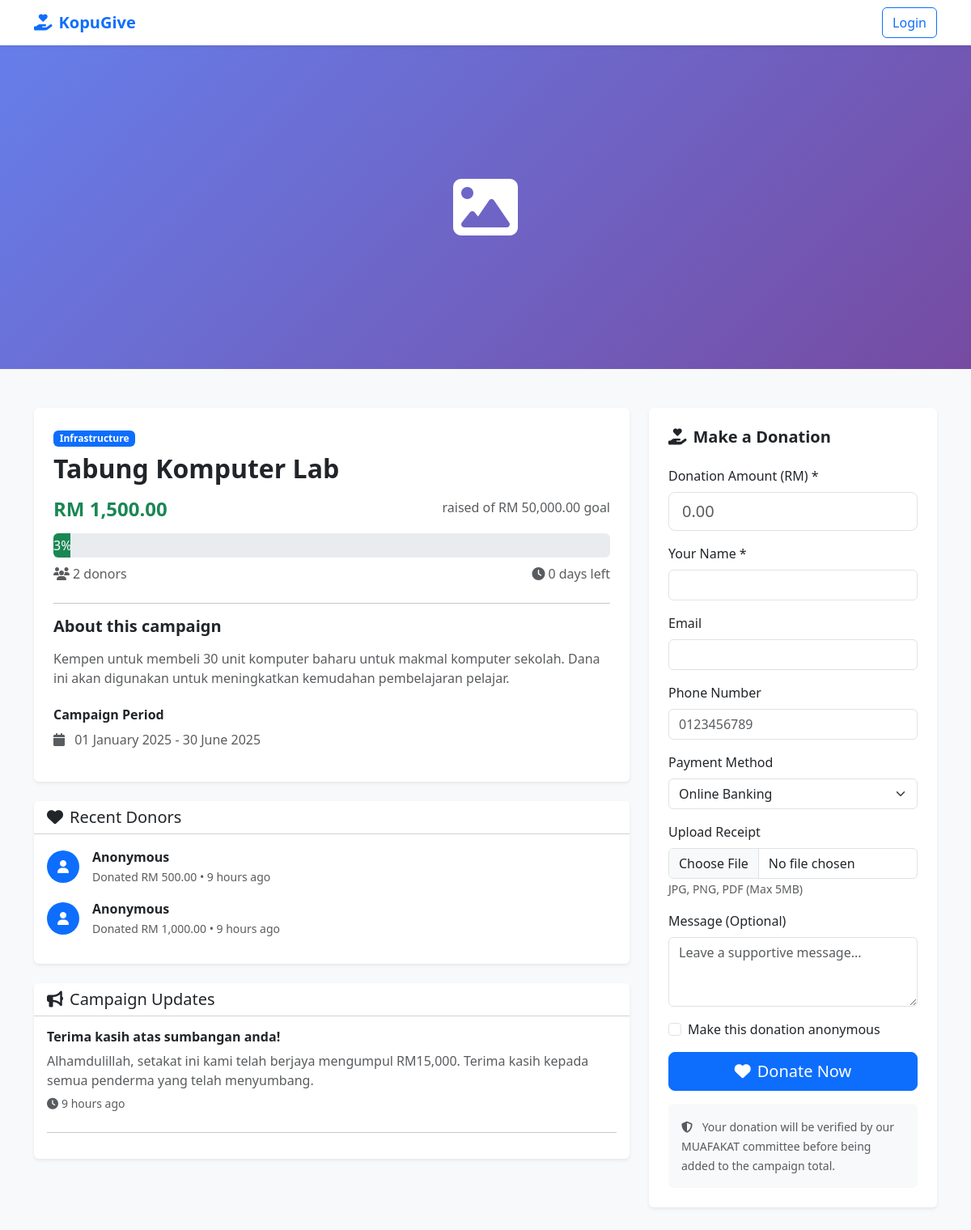
The app's page /donor/campaign_view.php?id=1 with its own data.
### tables this page shows
CREATE TABLE campaigns (
    campaign_id INT AUTO_INCREMENT PRIMARY KEY,
    campaign_name VARCHAR(255) NOT NULL,
    description TEXT,
    target_amount DECIMAL(10, 2) NOT NULL,
    current_amount DECIMAL(10, 2) DEFAULT 0.00,
    start_date DATE NOT NULL,
    end_date DATE NOT NULL,
    category ENUM('education', 'infrastructure', 'welfare', 'emergency', 'other') DEFAULT 'other',
    status ENUM('active', 'completed', 'closed', 'draft') DEFAULT 'draft',
    banner_image VARCHAR(255),
    created_by INT,
    created_at TIMESTAMP DEFAULT CURRENT_TIMESTAMP,
    updated_at TIMESTAMP DEFAULT CURRENT_TIMESTAMP ON UPDATE CURRENT_TIMESTAMP,
    FOREIGN KEY (created_by) REFERENCES users(user_id) ON DELETE SET NULL,
    INDEX idx_status (status),
    INDEX idx_dates (start_date, end_date)
);

CREATE TABLE donations (
    donation_id INT AUTO_INCREMENT PRIMARY KEY,
    campaign_id INT NOT NULL,
    donor_id INT,
    donor_name VARCHAR(255),  
    donor_email VARCHAR(255),
    donor_phone VARCHAR(20),
    amount DECIMAL(10, 2) NOT NULL,
    payment_method ENUM('online_banking', 'card', 'ewallet', 'cash', 'other') DEFAULT 'online_banking',
    transaction_id VARCHAR(100),
    receipt_path VARCHAR(255),
    donation_message TEXT,
    is_anonymous BOOLEAN DEFAULT FALSE,
    status ENUM('pending', 'verified', 'rejected', 'completed') DEFAULT 'pending',
    verified_by INT,
    verified_at TIMESTAMP NULL,
    donation_date TIMESTAMP DEFAULT CURRENT_TIMESTAMP,
    created_at TIMESTAMP DEFAULT CURRENT_TIMESTAMP,
    updated_at TIMESTAMP DEFAULT CURRENT_TIMESTAMP ON UPDATE CURRENT_TIMESTAMP,
    FOREIGN KEY (campaign_id) REFERENCES campaigns(campaign_id) ON DELETE CASCADE,
    FOREIGN KEY (donor_id) REFERENCES users(user_id) ON DELETE SET NULL,
    FOREIGN KEY (verified_by) REFERENCES users(user_id) ON DELETE SET NULL,
    INDEX idx_campaign (campaign_id),
    INDEX idx_donor (donor_id),
    INDEX idx_status (status),
    INDEX idx_donation_date (donation_date)
);

CREATE TABLE campaign_updates (
    update_id INT AUTO_INCREMENT PRIMARY KEY,
    campaign_id INT NOT NULL,
    title VARCHAR(255) NOT NULL,
    content TEXT NOT NULL,
    posted_by INT,
    posted_at TIMESTAMP DEFAULT CURRENT_TIMESTAMP,
    FOREIGN KEY (campaign_id) REFERENCES campaigns(campaign_id) ON DELETE CASCADE,
    FOREIGN KEY (posted_by) REFERENCES users(user_id) ON DELETE SET NULL,
    INDEX idx_campaign (campaign_id)
);

### includes/functions.php (called while the page is built, shortened)
<?php
function formatCurrency($amount) {
    return 'RM ' . number_format($amount, 2);
}
function calculatePercentage($current, $target) {
    $percentage = ($current / $target) * 100;
    return min(100, round($percentage, 2));
}
function formatDate($date, $format = 'd M Y') {
    return date($format, strtotime($date));
}
function timeAgo($datetime) {
    $time = strtotime($datetime);
    $now = time();
    $diff = $now - $time;
    if ($diff < 86400) return floor($diff / 3600) . ' hours ago';
    return formatDate($datetime);
}
function isLoggedIn() {
    return isset($_SESSION['user_id']);
}
?>

### donor/campaign_view.php (the view, shortened to what this page needs)
<?php
require_once '../includes/functions.php';
$db = (new Database())->getConnection();
$campaignId = $_GET['id'] ?? 0;
$stmt = $db->prepare("
    SELECT c.*,
           u.full_name as created_by_name,
           COUNT(DISTINCT d.donation_id) as donation_count,
           COALESCE(SUM(CASE WHEN d.status = 'verified' THEN d.amount ELSE 0 END), 0) as total_raised
    FROM campaigns c
    LEFT JOIN users u ON c.created_by = u.user_id
    LEFT JOIN donations d ON c.campaign_id = d.campaign_id
    WHERE c.campaign_id = ?
    GROUP BY c.campaign_id
");
$stmt->execute([$campaignId]);
$campaign = $stmt->fetch();
$stmt = $db->prepare("
    SELECT d.*, u.full_name as donor_name
    FROM donations d
    LEFT JOIN users u ON d.donor_id = u.user_id
    WHERE d.campaign_id = ? AND d.status = 'verified' AND d.is_anonymous = 0
    ORDER BY d.created_at DESC
    LIMIT 10
");
$stmt->execute([$campaignId]);
$recentDonors = $stmt->fetchAll();
$stmt = $db->prepare("
    SELECT cu.*, u.full_name as posted_by_name
    FROM campaign_updates cu
    LEFT JOIN users u ON cu.posted_by = u.user_id
    WHERE cu.campaign_id = ?
    ORDER BY cu.posted_at DESC
    LIMIT 5
");
$stmt->execute([$campaignId]);
$updates = $stmt->fetchAll();
$percentage = calculatePercentage($campaign['total_raised'], $campaign['target_amount']);
$daysLeft = max(0, floor((strtotime($campaign['end_date']) - time()) / (60 * 60 * 24)));
?>
<!DOCTYPE html>
<html lang="en">
<head>
    <link href="https://cdn.jsdelivr.net/npm/bootstrap@5.3.0/dist/css/bootstrap.min.css" rel="stylesheet">
    <link rel="stylesheet" href="https://cdnjs.cloudflare.com/ajax/libs/font-awesome/6.4.0/css/all.min.css">
</head>
<body class="bg-light">
    <nav class="navbar navbar-expand-lg navbar-light bg-white shadow-sm">
        <div class="container">
            <a class="navbar-brand fw-bold text-primary" href="../index.php">
                <i class="fas fa-hand-holding-heart me-2"></i>KopuGive
            </a>
            <div class="ms-auto">
                <?php if (isLoggedIn()): ?>
                    <a href="dashboard.php" class="btn btn-outline-primary">
                        <i class="fas fa-tachometer-alt me-1"></i>Dashboard
                    </a>
                <?php else: ?>
                    <a href="../auth/login.php" class="btn btn-outline-primary">Login</a>
                <?php endif; ?>
            </div>
        </div>
    </nav>
    <?php if ($campaign['banner_image']): ?>
        <img src="../<?= htmlspecialchars($campaign['banner_image']) ?>" class="w-100 campaign-banner" alt="Campaign Banner">
    <?php else: ?>
        <div class="campaign-banner d-flex align-items-center justify-content-center text-white">
            <i class="fas fa-image fa-5x"></i>
        </div>
    <?php endif; ?>
    <div class="container my-5">
        <div class="row">
            <div class="col-lg-8 mb-4">
                <div class="card border-0 shadow-sm mb-4">
                    <div class="card-body p-4">
                        <span class="badge bg-primary mb-2"><?= ucfirst($campaign['category']) ?></span>
                        <h2 class="fw-bold mb-3"><?= htmlspecialchars($campaign['campaign_name']) ?></h2>
                        <div class="mb-4">
                            <div class="d-flex justify-content-between mb-2">
                                <h4 class="text-success fw-bold"><?= formatCurrency($campaign['total_raised']) ?></h4>
                                <span class="text-muted">raised of <?= formatCurrency($campaign['target_amount']) ?> goal</span>
                            </div>
                            <div class="progress progress-large mb-2">
                                <div class="progress-bar bg-success" style="width: <?= $percentage ?>%">
                                    <?= $percentage ?>%
                                </div>
                            </div>
                            <div class="d-flex justify-content-between text-muted">
                                <span><i class="fas fa-users me-1"></i><?= $campaign['donation_count'] ?> donors</span>
                                <span><i class="fas fa-clock me-1"></i><?= $daysLeft ?> days left</span>
                            </div>
                        </div>
                        <hr>
                        <h5 class="fw-bold mb-3">About this campaign</h5>
                        <p class="text-muted"><?= nl2br(htmlspecialchars($campaign['description'])) ?></p>
                        <div class="mt-4">
                            <h6 class="fw-bold">Campaign Period</h6>
                            <p class="text-muted">
                                <i class="fas fa-calendar me-2"></i>
                                <?= formatDate($campaign['start_date'], 'd F Y') ?> - <?= formatDate($campaign['end_date'], 'd F Y') ?>
                            </p>
                        </div>
                    </div>
                </div>
                <?php if (!empty($recentDonors)): ?>
                    <div class="card border-0 shadow-sm mb-4">
                        <div class="card-header bg-white">
                            <h5 class="mb-0"><i class="fas fa-heart me-2"></i>Recent Donors</h5>
                        </div>
                        <div class="card-body">
                            <?php foreach ($recentDonors as $donor): ?>
                                <div class="d-flex align-items-center mb-3">
                                    <div class="bg-primary text-white rounded-circle d-flex align-items-center justify-content-center"
                                         style="width: 40px; height: 40px;">
                                        <i class="fas fa-user"></i>
                                    </div>
                                    <div class="ms-3">
                                        <div class="fw-bold"><?= htmlspecialchars($donor['donor_name'] ?? 'Anonymous') ?></div>
                                        <small class="text-muted">Donated <?= formatCurrency($donor['amount']) ?> • <?= timeAgo($donor['created_at']) ?></small>
                                    </div>
                                </div>
                            <?php endforeach; ?>
                        </div>
                    </div>
                <?php endif; ?>
                <?php if (!empty($updates)): ?>
                    <div class="card border-0 shadow-sm">
                        <div class="card-header bg-white">
                            <h5 class="mb-0"><i class="fas fa-bullhorn me-2"></i>Campaign Updates</h5>
                        </div>
                        <div class="card-body">
                            <?php foreach ($updates as $update): ?>
                                <div class="mb-4">
                                    <h6 class="fw-bold"><?= htmlspecialchars($update['title']) ?></h6>
                                    <p class="text-muted mb-1"><?= htmlspecialchars($update['content']) ?></p>
                                    <small class="text-muted">
                                        <i class="fas fa-clock me-1"></i><?= timeAgo($update['posted_at']) ?>
                                    </small>
                                </div>
                                <hr>
                            <?php endforeach; ?>
                        </div>
                    </div>
                <?php endif; ?>
            </div>
            <div class="col-lg-4">
                <div class="card border-0 shadow-sm sticky-top" style="top: 20px;">
                    <div class="card-body p-4">
                        <h5 class="fw-bold mb-4"><i class="fas fa-hand-holding-heart me-2"></i>Make a Donation</h5>
                        <form method="POST" enctype="multipart/form-data">
                            <div class="mb-3">
                                <label class="form-label">Donation Amount (RM) *</label>
                                <input type="number" class="form-control form-control-lg" name="amount"
                                       step="0.01" min="1" placeholder="0.00" required>
                            </div>
                            <?php if (!isLoggedIn()): ?>
                                <div class="mb-3">
                                    <label class="form-label">Your Name *</label>
                                    <input type="text" class="form-control" name="donor_name" required>
                                </div>
                                <div class="mb-3">
                                    <label class="form-label">Email</label>
                                    <input type="email" class="form-control" name="donor_email">
                                </div>
                            <?php endif; ?>
                            <div class="mb-3">
                                <label class="form-label">Phone Number</label>
                                <input type="tel" class="form-control" name="donor_phone" placeholder="0123456789">
                            </div>
                            <div class="mb-3">
                                <label class="form-label">Payment Method</label>
                                <select class="form-select" name="payment_method">
                                    <option value="online_banking">Online Banking</option>
                                </select>
                            </div>
                            <div class="mb-3">
                                <label class="form-label">Upload Receipt</label>
                                <input type="file" class="form-control" name="receipt" accept="image/*,application/pdf">
                                <small class="text-muted">JPG, PNG, PDF (Max 5MB)</small>
                            </div>
                            <div class="mb-3">
                                <label class="form-label">Message (Optional)</label>
                                <textarea class="form-control" name="message" rows="3"
                                          placeholder="Leave a supportive message..."></textarea>
                            </div>
                            <div class="mb-3 form-check">
                                <input type="checkbox" class="form-check-input" id="is_anonymous" name="is_anonymous">
                                <label class="form-check-label" for="is_anonymous">
                                    Make this donation anonymous
                                </label>
                            </div>
                            <button type="submit" name="donate" class="btn btn-primary w-100 btn-lg">
                                <i class="fas fa-heart me-2"></i>Donate Now
                            </button>
                            <div class="mt-3 p-3 bg-light rounded">
                                <small class="text-muted">
                                    <i class="fas fa-shield-alt me-2"></i>
                                    Your donation will be verified by our MUAFAKAT committee before being added to the campaign total.
                                </small>
                            </div>
                        </form>
                    </div>
                </div>
            </div>
        </div>
    </div>
</body>
</html>

### donor/campaign_view.php (style rules this page uses)
.campaign-banner { height: 400px; background: linear-gradient(135deg, #667eea 0%, #764ba2 100%); object-fit: cover; }
.progress-large { height: 30px; font-size: 1rem; }

### records on screen
campaigns: category "Infrastructure", campaign_name "Tabung Komputer Lab", target_amount "RM 50,000.00", end_date "0", description "Kempen untuk membeli 30 unit komputer baharu untuk makmal komputer sekolah. Dana ini akan digunakan untuk meningkatkan kemudahan pembelajaran pelajar.", start_date "01 January 2025", end_date "30 June 2025"
donations: donor_name "Anonymous", amount "RM 500.00", created_at "9 hours ago"
donations: donor_name "Anonymous", amount "RM 1,000.00", created_at "9 hours ago"
campaign_updates: title "Terima kasih atas sumbangan anda!", content "Alhamdulillah, setakat ini kami telah berjaya mengumpul RM15,000. Terima kasih kepada semua penderma yang telah menyumbang.", posted_at "9 hours ago"

### other values on screen
formatCurrency($campaign['total_raised']) "RM 1,500.00"
$percentage "3"
$campaign['donation_count'] "2"
